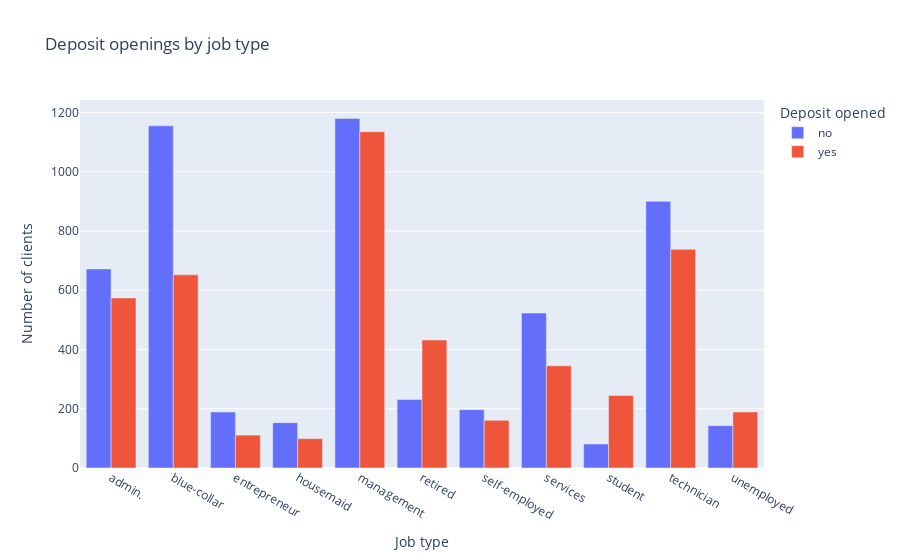

The notebook cell saved with this chart:
### Code cell
# Visualizing deposit openings and rejections based on job type  

# Grouping data by job type and deposit status  
bar_data = df_cleaned.groupby(by='job', as_index=False)['deposit'].value_counts()  

# Creating a bar chart to show deposit openings by job type  
fig = px.bar(  
    data_frame=bar_data,  
    x="job",  
    y="count",  
    color="deposit",  
    labels={'deposit': 'Deposit opened',  
            'count': 'Number of clients',  
            'job': 'Job type'},  
    barmode="group",  
    orientation='v',  
    title='Deposit openings by job type'  
)  

fig.show()

### Figure 1 — Plotly figure (JSON) as saved in the notebook; plotly's stock layout.template omitted (floating-point values rounded to 4 significant figures)
{"data": [{"alignmentgroup": "True", "hovertemplate": "Deposit opened=no<br>Job type=%{x}<br>Number of clients=%{y}<extra></extra>", "legendgroup": "no", "marker": {"color": "#636efa", "pattern": {"shape": ""}}, "name": "no", "offsetgroup": "no", "orientation": "v", "showlegend": true, "textposition": "auto", "type": "bar", "x": ["admin.", "blue-collar", "entrepreneur", "housemaid", "management", "retired", "self-employed", "services", "student", "technician", "unemployed"], "xaxis": "x", "y": [672, 1155, 189, 153, 1180, 231, 197, 523, 81, 900, 143], "yaxis": "y"}, {"alignmentgroup": "True", "hovertemplate": "Deposit opened=yes<br>Job type=%{x}<br>Number of clients=%{y}<extra></extra>", "legendgroup": "yes", "marker": {"color": "#EF553B", "pattern": {"shape": ""}}, "name": "yes", "offsetgroup": "yes", "orientation": "v", "showlegend": true, "textposition": "auto", "type": "bar", "x": ["admin.", "blue-collar", "entrepreneur", "housemaid", "management", "retired", "self-employed", "services", "student", "technician", "unemployed"], "xaxis": "x", "y": [574, 652, 111, 99, 1135, 432, 161, 345, 245, 738, 189], "yaxis": "y"}], "layout": {"barmode": "group", "legend": {"title": {"text": "Deposit opened"}, "tracegroupgap": 0}, "title": {"text": "Deposit openings by job type"}, "xaxis": {"anchor": "y", "domain": [0, 1], "title": {"text": "Job type"}}, "yaxis": {"anchor": "x", "domain": [0, 1], "title": {"text": "Number of clients"}}}}
